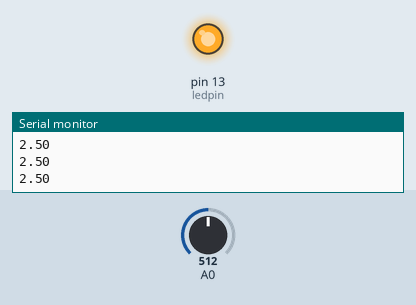
This sketch was run on a simulated Arduino Uno, built with avr-gcc and run on an emulated ATmega328P. Shown: output pins drawn as LEDs (lit = HIGH), the last lines printed to the serial monitor. The inputs (shaded band) are chosen by the test bench; at power-on: A0 = 512.

Above: at 1.2 s.
1.3 s: A0 set to 601
2.8 s: A0 set to 623
At 3.1 s:
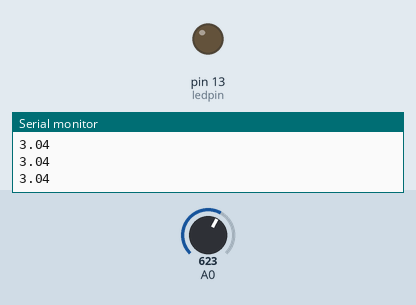
4.3 s: A0 set to 511
At 5.4 s:
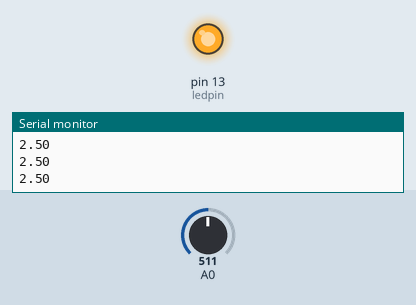
5.8 s: A0 set to 716
At 6.7 s:
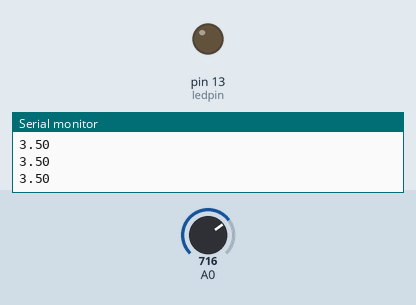
Timing chart, 0 to 8.3 s (numbered marks = the images above; inputs shaded):
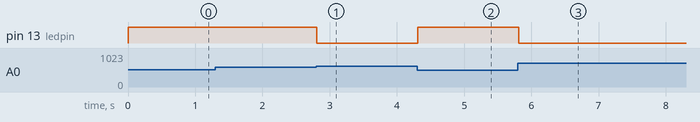

The sketch:

HEIDARY29.ino
```cpp
int ledpin=13;
void setup() {
 Serial.begin(9600);
pinMode(ledpin,OUTPUT);
}

void loop() {
  int sensorvalue=analogRead(A0);
  float voltage=sensorvalue*(5.0/1023.0);
  Serial.println(voltage);
  if(voltage<3 ){
  digitalWrite( ledpin,HIGH);}
  else{
    digitalWrite(ledpin,LOW);
  }

}
```

Measured:
- the behaviour switches between 613 and 614 on A0 (found by bisection; images 0 and 1)
- after the input at 2.8 s, pin 13 (ledpin): HIGH → LOW at once
- after the input at 4.3 s, pin 13 (ledpin): LOW → HIGH at once
- after the input at 5.8 s, pin 13 (ledpin): HIGH → LOW at once
